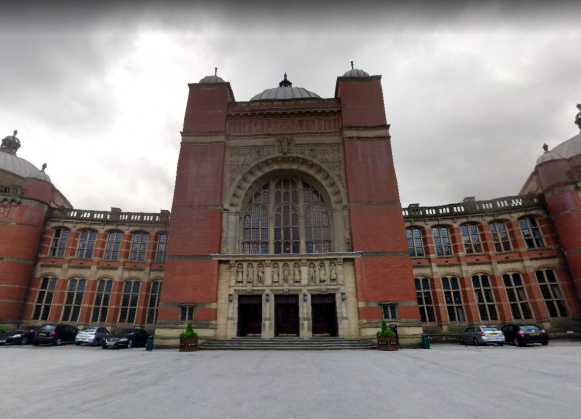
%> input picture Q1.3/aston_webb.JPG, 1161 x 838 px (shown at 1/2 size)
$ octave part131.m   (GNU Octave 9; MATLAB toolbox functions it lacks are replaced by stand-ins)
%> lines starting %> are read from the running program, lines starting %| are printed output that depends on the picture
%% Load image

I = im2double(im2gray(imread("aston_webb.jpg")));
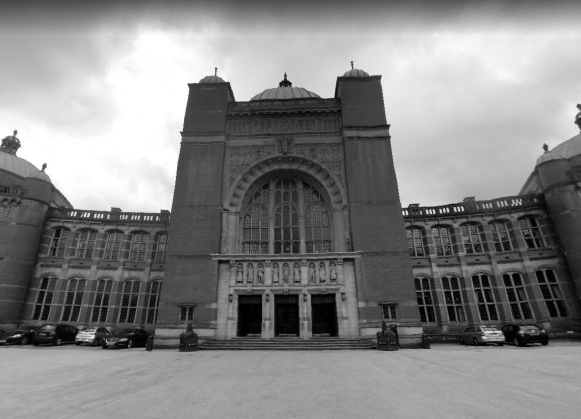
%> I: size 838x1161 double (shown at 1/2 size); min 0, max 1, mean 0.52

%%
figure;

subplot(3,2,1);
hold on;
imshow(I);
points = detectMinEigenFeatures(I);
%> points = 4643 points; strongest (x, y): (854, 420), (867, 420), (881, 420), (889, 418), (808, 423)
plot(points.selectStrongest(200));
title("Minimum Eigenvalue");


subplot(3,2,2);
hold on;
imshow(I);
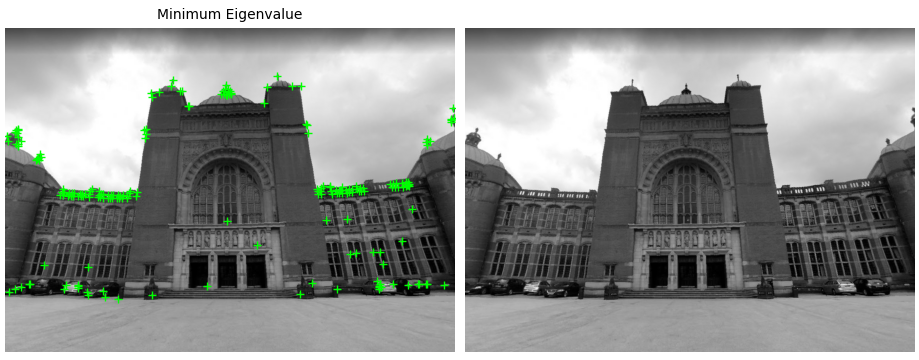
%> figure redrawn from the program's plot data, 2 panels
%> (the run ends here)
